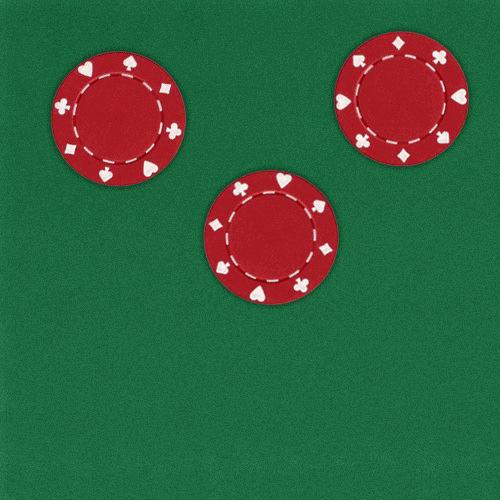
#> input picture Projects/Images/Fichas/ficha1.bmp, 500 x 500 px; its folder holds 4 pictures in this run
$ python fichas.py
#> lines starting #> are read from the running program, lines starting #| are printed output that depends on the picture
import cv2
import numpy as np
from pathlib import Path

img_path = Path().absolute().parent.parent

red_chips = cv2.imread("{}/Images/Fichas/ficha1.bmp" .format(img_path))
#> red_chips is the input picture: shape (500, 500, 3); mean B, G, R 61.8, 95.2, 52.5
black_chips = cv2.imread("{}/Images/Fichas/ficha2.bmp" .format(img_path))
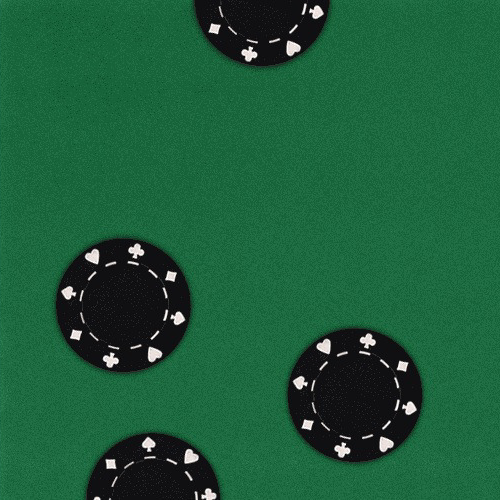
#> input picture Projects/Images/Fichas/ficha2.bmp, 500 x 500 px
#> black_chips is the input picture: shape (500, 500, 3); mean B, G, R 58.3, 92.7, 28.9
added = cv2.add(red_chips, black_chips)
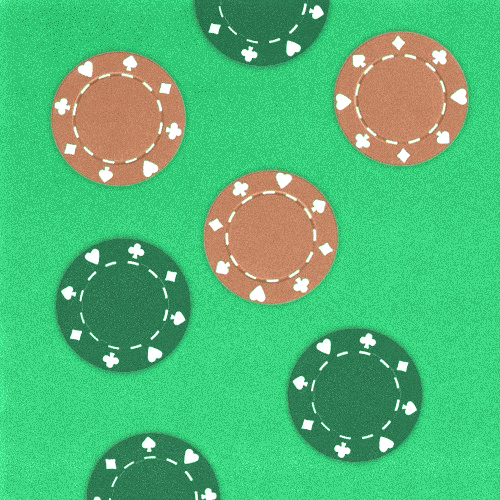
#> added: shape (500, 500, 3); mean B, G, R 119.4, 185.9, 81.1
cv2.imwrite(f"{img_path}/Images/Fichas/fichas_add.bmp", added)


def cut_chips():

    fichas = cv2.imread("{}/Images/Fichas/fichas_juntas.bmp" .format(img_path))
    x1 = 0
    x2 = 500

    for i in range (3,6):

        #Começa com height e depois width (y,x)
        crop = fichas[0:500, x1:x2]
        cv2.imwrite(f"{img_path}/Images/Fichas/ficha{i+1}.bmp", crop)
        x1 += 540
        x2 += 540
        print(f"Imagem{i+1}")
